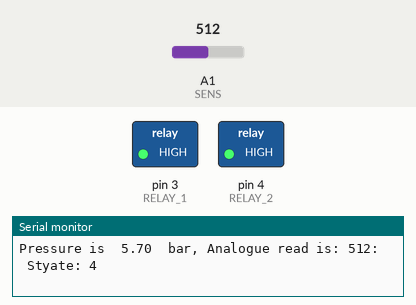
This sketch was run on a simulated Arduino Uno, built with avr-gcc and run on an emulated ATmega328P. On the bench: switched loads named in the sketch (green lamp = pin HIGH), the last lines printed to the serial monitor. The inputs (shaded band) are chosen by the test bench; at power-on: A1 (SENS) = 512.

Above: at 1.3 s.
1.4 s: A1 (SENS) set to 66
2.9 s: A1 (SENS) set to 57
At 4.2 s:
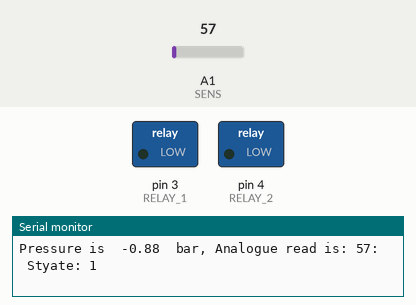
4.5 s: A1 (SENS) set to 122
At 5.7 s:
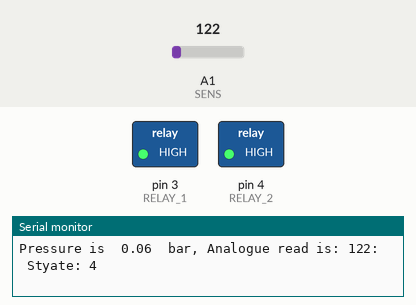
6.0 s: A1 (SENS) set to 0
At 7.0 s:
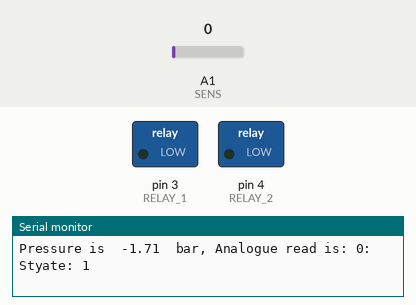
7.5 s: A1 (SENS) set to 306
At 8.2 s:
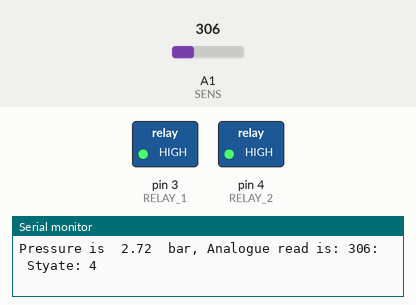
Timing chart, 0 to 10.0 s (numbered marks = the images above; inputs shaded):
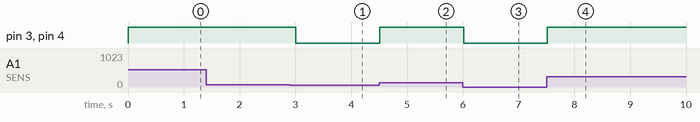

The sketch:

vacuum_pump.ino
```cpp
#define RELAY_1 3
#define RELAY_2 4
#define SENS A1

//set 2 compressor or 1 compressor
#define COMPx2
//#define COMPx1

float set_vac = -0.85;
float on_thresh = set_vac + 0.05;
#ifdef COMPx2
  float double_comp_thresh = -0.4;
#endif
int offset = 118; // zero pressure calibrate
int fullScale = 922; // max pressure calibrate

//set up non-tunable control variables
unsigned long RUN_THRESH = 1000; //1min in milliseconds, minimum time for compressor to run
bool can_turn_off = true; //bool for short cycle timer
unsigned long start_time = 0; //variable for timing heating/cooling duration
unsigned long boost_time = 45000; //wait for 45s to get back to vac. If not there kick both compressors
unsigned long MAX_RUN_TIME = 1200000; //20 min
unsigned long RELAX_TIME = 20000; //20sec

//system states
const int STATE_ERROR = -1;
const int STATE_RELAX = 0;
const int STATE_IDLE = 1;
const int STATE_VAC = 3;
const int STATE_VAC_BOOST = 4;
int state = STATE_IDLE; //initialise in idle

//set up vac measurement variables
float vacuum;
unsigned long last_vac_request = 0;
unsigned long MEAS_INTERVAL = 500; //take temperature measurement every 0.5s

//set up booleans for compressor running
#ifdef COMPx2
  bool comp1 = true;
  bool comp2 = false;
#endif

void setup() {
  Serial.begin(9600);
  //initialise RELAY_1
  pinMode(RELAY_1, OUTPUT);
  digitalWrite(RELAY_1, LOW);
  pinMode(RELAY_2, OUTPUT);
  digitalWrite(RELAY_2, LOW);
}

void perform_action(String action) {
  //start timer so don't short cycle
  if(action == "vac") {
    #ifdef COMPx2
      if (comp1) {
        digitalWrite(RELAY_1, HIGH);
      }
      if (comp2) {
        digitalWrite(RELAY_2, HIGH);
      }
    #endif
    #ifdef COMPx1
      digitalWrite(RELAY_1, HIGH);
    #endif
  }
  else if (action == "boost") {
    digitalWrite(RELAY_1, HIGH);
    digitalWrite(RELAY_2, HIGH);
  }
}

void proc_idle() {
  if (vacuum > set_vac) {
    start_time = millis();
    state = STATE_VAC;
  }else{
    turn_off();
  }
}

void turn_off() {
  digitalWrite(RELAY_1, LOW);
  digitalWrite(RELAY_2, LOW);
}

void check_status() {
  // check if minimum runtime has elapsed
  if ((millis() - start_time) > RUN_THRESH) {
    can_turn_off = true;
  }else{
    can_turn_off = false;
  }
  // check if conditions are right to turn compressor off
  if ((vacuum < set_vac) && can_turn_off) {
    #ifdef COMPx2
      comp1 = !comp1;
      comp2 = !comp2;
    #endif
    state = STATE_IDLE;
  }
  if (vacuum > set_vac) {
    if (vacuum > double_comp_thresh) {
      state = STATE_VAC_BOOST;
    }else{
      state = STATE_VAC;
    }
  }
  // check if compressor has been on for too long
  if ((millis() - start_time) > MAX_RUN_TIME) {
    Serial.println("Maximum comperssor time exceeded, entering STATE_RELAX");
    state = STATE_RELAX;
    turn_off();
  }
}

void proc_vac() {
  check_status();
  if (millis() - start_time < boost_time) {
    perform_action("vac");
  }
}

void proc_vac_boost() {
  check_status();
  perform_action("boost");
}

void proc_relax() {
  if (millis() - start_time > RELAX_TIME) {
    Serial.println("Relax time exceeded, entering STATE_IDLE");
    state = STATE_IDLE;
  }
}

void error_handler() {
  if (millis() - start_time > RUN_THRESH) {
    can_turn_off = true;
    turn_off();
  }
}

void loop() {
  if ((millis() - last_vac_request) > MEAS_INTERVAL) {
    last_vac_request = millis();
    vacuum = (analogRead(SENS) - offset) * 11.6376 / (fullScale - offset);
    Serial.print("Pressure is  ");
    Serial.print(vacuum);
    Serial.print("  bar, ");
    Serial.print("Analogue read is: ");
    Serial.print(analogRead(SENS));
    Serial.print(":  Styate: ");
    Serial.println(state);
  }
  // Manage states
  switch (state) {
    case STATE_IDLE:
      proc_idle();
      break;
    case STATE_VAC:
      proc_vac();
      break;
    case STATE_VAC_BOOST:
      proc_vac_boost();
      break;
    case STATE_RELAX:
      proc_relax();
      break;
    case STATE_ERROR:
      error_handler();
      break;
  }
}
```

Measured:
- the behaviour switches between 60 and 59 on A1 (SENS) (found by bisection; images 0 and 1)
- after the input at 2.9 s, pin 3 (RELAY_1), pin 4 (RELAY_2): HIGH → LOW after 0.11 s
- after the input at 4.5 s, pin 3 (RELAY_1), pin 4 (RELAY_2): LOW → HIGH at once
- after the input at 6.0 s, pin 3 (RELAY_1), pin 4 (RELAY_2): HIGH → LOW at once
- after the input at 7.5 s, pin 3 (RELAY_1), pin 4 (RELAY_2): LOW → HIGH at once
